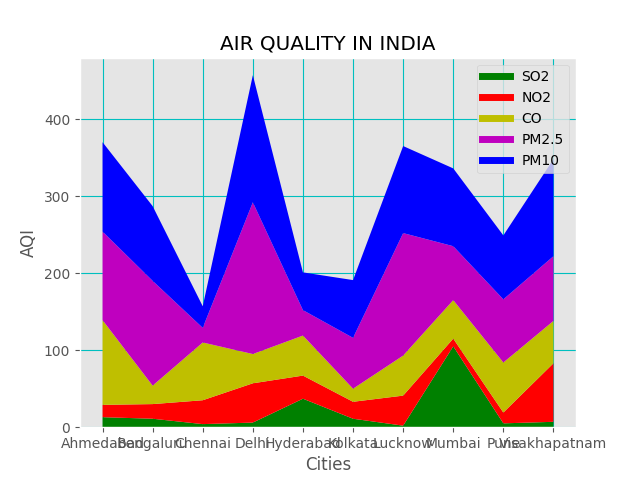

This figure's Python source:
from matplotlib import pyplot
import numpy as np
import pandas as pd
from matplotlib import style

style.use("ggplot")

df = pd.read_csv('air pollution.csv')
SO2 = df["SO2"].tolist()
NO2 = df["NO2"].tolist()
CO = df["CO"].tolist()
PM2_5 = df["PM2.5"].tolist()
PM10 = df["PM10"].tolist()
Cities = df["Cities"].tolist()

pyplot.plot([], [], label="SO2", color="g", linewidth=5)
pyplot.plot([], [], label="NO2", color="r", linewidth=5)
pyplot.plot([], [], label="CO", color="y", linewidth=5)
pyplot.plot([], [], label="PM2.5", color="m", linewidth=5)
pyplot.plot([], [], label="PM10", color="b", linewidth=5)

pyplot.stackplot(Cities, SO2, NO2, CO, PM2_5, PM10, colors=["g", "r", "y", "m", "b"])

pyplot.title("AIR QUALITY IN INDIA")
pyplot.ylabel("AQI")
pyplot.xlabel("Cities")
pyplot.grid(True, color="c")
pyplot.legend()
pyplot.show()
